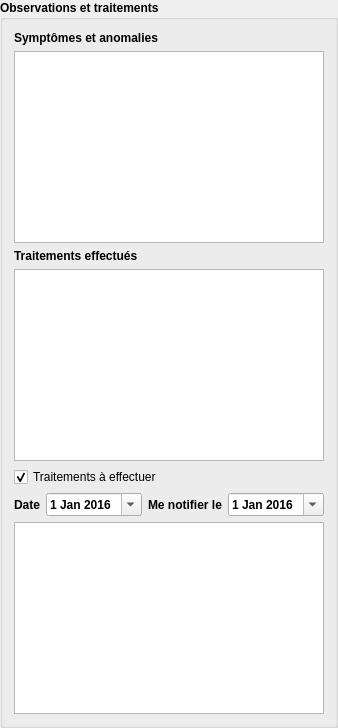
               <widget class="QGroupBox" name="groupBox_4">
                <property name="font">
                 <font>
                  <family>Arial</family>
                  <weight>75</weight>
                  <bold>true</bold>
                 </font>
                </property>
                <property name="title">
                 <string>Observations et traitements</string>
                </property>
                <layout class="QVBoxLayout" name="verticalLayout_9">
                 <item>
                  <widget class="QLabel" name="label_23">
                   <property name="font">
                    <font>
                     <family>Arial</family>
                    </font>
                   </property>
                   <property name="text">
                    <string>Symptômes et anomalies</string>
                   </property>
                  </widget>
                 </item>
                 <item>
                  <widget class="QTextEdit" name="symptome"/>
                 </item>
                 <item>
                  <widget class="QLabel" name="label_24">
                   <property name="font">
                    <font>
                     <family>Arial</family>
                    </font>
                   </property>
                   <property name="text">
                    <string>Traitements effectués</string>
                   </property>
                  </widget>
                 </item>
                 <item>
                  <widget class="QTextEdit" name="traitement_eff"/>
                 </item>
                 <item>
                  <widget class="QCheckBox" name="trait_a_eff">
                   <property name="font">
                    <font>
                     <family>Arial</family>
                     <weight>50</weight>
                     <bold>false</bold>
                    </font>
                   </property>
                   <property name="text">
                    <string>Traitements à effectuer</string>
                   </property>
                   <property name="checked">
                    <bool>true</bool>
                   </property>
                  </widget>
                 </item>
                 <item>
                  <layout class="QHBoxLayout" name="horizontalLayout_14">
                   <item>
                    <layout class="QFormLayout" name="formLayout_6">
                     <property name="fieldGrowthPolicy">
                      <enum>QFormLayout::AllNonFixedFieldsGrow</enum>
                     </property>
                     <item row="0" column="0">
                      <widget class="QLabel" name="label_26">
                       <property name="font">
                        <font>
                         <family>Arial</family>
                        </font>
                       </property>
                       <property name="text">
                        <string>Date</string>
                       </property>
                      </widget>
                     </item>
                     <item row="0" column="1">
                      <widget class="QDateEdit" name="date_trait">
                       <property name="dateTime">
                        <datetime>
                         <hour>0</hour>
                         <minute>0</minute>
                         <second>0</second>
                         <year>2016</year>
                         <month>1</month>
                         <day>1</day>
                        </datetime>
                       </property>
                       <property name="calendarPopup">
                        <bool>true</bool>
                       </property>
                      </widget>
                     </item>
                    </layout>
                   </item>
                   <item>
                    <layout class="QFormLayout" name="formLayout_9">
                     <item row="0" column="0">
                      <widget class="QLabel" name="label_27">
                       <property name="font">
                        <font>
                         <family>Arial</family>
                        </font>
                       </property>
                       <property name="text">
                        <string>Me notifier le</string>
                       </property>
                      </widget>
                     </item>
                     <item row="0" column="1">
                      <widget class="QDateEdit" name="datenotif">
                       <property name="dateTime">
                        <datetime>
                         <hour>0</hour>
                         <minute>0</minute>
                         <second>0</second>
                         <year>2016</year>
                         <month>1</month>
                         <day>1</day>
                        </datetime>
                       </property>
                       <property name="calendarPopup">
                        <bool>true</bool>
                       </property>
                      </widget>
                     </item>
                    </layout>
                   </item>
                  </layout>
                 </item>
                 <item>
                  <widget class="QTextEdit" name="notif"/>
                 </item>
                </layout>
               </widget>
